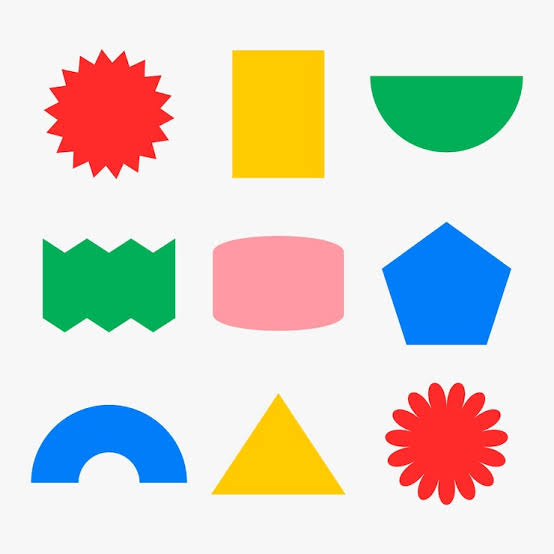
#> input picture Lab2/shapes.jpg, 554 x 554 px
$ python lab2.py   (older library calls are emulated)
#> lines starting #> are read from the running program, lines starting #| are printed output that depends on the picture; after the words box and inside, x2 and y2 are one past the last pixel; in counts of white or black regions, pixels touching at a corner belong together
import cv2
import numpy as np
import matplotlib.pyplot as plt


#PI 1. thay đổi độ sáng
#PI 2. Thay đổi độ tương phản
def lightAndContrast(img, light=0, contrast=1.0):
  # nếu để nguyên thì kiểu dữ liệu img sẽ là uint8 [0,255] và cộng vào vượt 256 sẽ tự động mod 256 và gán lại
  # vậy để co thể điều chỉnh mức độ ta cần chuyển về dãi rộng hơn
  imgLightAndContrast = contrast * img.astype(np.float32) + light

  # đưa các pixel < 0 về 0 và >255 về 255
  result = np.clip(imgLightAndContrast, 0, 255)

  return result.astype(np.uint8)


#PI 3. Biến đổi âm bản
def imgNegative(img):
  return 255 - img

#PI 4. Cắt ngưỡng
def imgBinary(img):
  imgBinary = img.copy()
  imgBinary[imgBinary < 128] = 0
  imgBinary[imgBinary >= 128] = 255
  return imgBinary

#PII 1. Lọc trung bình
def filterMean(img):
  return cv2.blur(img, (5,5))

#PII 2. Lọc Gaussian
def filterGaussian(img):
  return cv2.GaussianBlur(img, (5,5), 0)

#PII 3. Làm nét
def filterSharpen(img):
  kernel = np.array([
    [0,-1,0],
    [-1,5,-1],
    [0,-1,0]
  ], dtype = np.float32)
  return cv2.filter2D(img, -1, kernel)

#PIII 1. Phát hiện cạnh
def detectionEdge(img):
  # Lọc theo từng hướng
  imgSobelx = cv2.convertScaleAbs(cv2.Sobel(img, cv2.CV_64F, 1, 0, ksize=3))
  imgSobely = cv2.convertScaleAbs(cv2.Sobel(img, cv2.CV_64F, 0, 1, ksize=3))

  # gộp lại
  imgSobel = cv2.convertScaleAbs(cv2.addWeighted(np.abs(imgSobelx), 0.5, np.abs(imgSobely), 0.5, 0))

  kernelPrewittx = np.array([
    [-1,0,1],
    [-1,0,1],
    [-1,0,1]
  ])

  kernelPrewitty = np.array([
    [-1,-1,-1],
    [0,0,0],
    [1,1,1]
  ])
  # Lọc theo từng hường
  imgPrewittx = cv2.filter2D(img, cv2.CV_64F, kernelPrewittx)
  imgPrewitty = cv2.filter2D(img, cv2.CV_64F, kernelPrewitty)

  #gộp lại
  imgPrewitt = cv2.convertScaleAbs(cv2.addWeighted(np.abs(imgPrewittx), 0.5, np.abs(imgPrewitty), 0.5, 0))

  fig, axes = plt.subplots(nrows=1, ncols=2, figsize=(10, 10))

  axes[0].imshow(imgSobel, cmap='gray')
  axes[0].set_title("Phát hiện cạnh với Sobel")
  axes[0].axis("off")

  axes[1].imshow(imgPrewitt, cmap='gray')
  axes[1].set_title("Phát hiện cạnh với Prewitt")
  axes[1].axis("off")

  plt.show()

#PIII 2. tự thiết kế kernel
def designKernelAndFilter(img):
  kernel1 = np.array([
    [1,2,1],
    [2,4,2],
    [1,2,1]
  ], dtype = np.float32)/16

  kernel2 = np.array([
    [1,0,0,0,0],
    [0,1,0,0,0],
    [0,0,1,0,0],
    [0,0,0,1,0],
    [0,0,0,0,1]
  ], dtype = np.float32)/5

  kernel3 = np.array([
    [0,-1,0],
    [-1,5,-1],
    [0,-1,0]
  ], dtype = np.float32)

  kernel4 = np.array([
    [-1,-1,-1],
    [-1,9,-1],
    [-1,-1,-1]
  ], dtype = np.float32)

  fig, axes = plt.subplots(nrows=2, ncols=2, figsize=(10, 10))

  axes[0,0].imshow(cv2.filter2D(img, -1, kernel1), cmap='gray')
  axes[0,0].set_title("Làm mờ tự nhiên")
  axes[0,0].axis("off")

  axes[0,1].imshow(cv2.filter2D(img, -1, kernel2), cmap='gray')
  axes[0,1].set_title("làm mờ theo chuyển động chéo")
  axes[0,1].axis("off")

  axes[1,0].imshow(cv2.filter2D(img, -1, kernel3), cmap='gray')
  axes[1,0].set_title("Làm sắc nét hình tiêu chuẩn")
  axes[1,0].axis("off")

  axes[1,1].imshow(cv2.filter2D(img, -1, kernel4), cmap='gray')
  axes[1,1].set_title("Làm nét hình mạnh")
  axes[1,1].axis("off")

  plt.show()

#PIII 3. So sánh các bộ lọc
#PIII 4. Lọc với các vộ lọc phi tuyến tính
def compareFilter(img, numNoise):
  imgNoisy = img.copy()
  # Thêm ngẫu nhiên các điểm nhiễu trắng/đen
  for i in range(numNoise):
      yCoord = np.random.randint(0, img.shape[0])
      xCoord = np.random.randint(0, img.shape[1])
      imgNoisy[yCoord, xCoord] = 255 if np.random.rand() > 0.5 else 0

  # Thực thi 4 loại lọc trên cùng một ảnh có nhiễu
  mean = cv2.blur(imgNoisy, (5,5))
  gaussian = cv2.GaussianBlur(imgNoisy, (5,5), 0)
  median = cv2.medianBlur(imgNoisy, 5)
  bilateral = cv2.bilateralFilter(imgNoisy, 9, 75, 75)

  # Hiển thị so sánh
  fig, axes = plt.subplots(nrows=1, ncols=5, figsize=(10, 10))

  axes[0].imshow(imgNoisy, cmap='gray' )
  axes[0].set_title("1. Ảnh có nhiễu/biên")
  axes[0].axis("off")

  axes[1].imshow(mean, cmap='gray' )
  axes[1].set_title("2. Lọc trung bình")
  axes[1].axis("off")

  axes[2].imshow(gaussian, cmap='gray')
  axes[2].set_title("3. Lọc Gaussian")
  axes[2].axis("off")

  axes[3].imshow(median, cmap='gray')
  axes[3].set_title("4. Lọc Median")
  axes[3].axis("off")

  axes[4].imshow(bilateral, cmap='gray')
  axes[4].set_title("5. Lọc Bilateral")
  axes[4].axis("off")

  plt.show()

def main():
  # Đọc ảnh và chuyển không gian màu
  path = input("Nhập đường dẫn đến hình")
#> the answer given: shapes.jpg
  imgRGB = cv2.cvtColor(cv2.imread(path), cv2.COLOR_BGR2RGB)
  imgGray = cv2.cvtColor(imgRGB, cv2.COLOR_RGB2GRAY)

  # thực thi phần 1
  print("I Toán tử điểm ảnh\n")
  fig, axes = plt.subplots(nrows=3, ncols=2, figsize=(10, 10))

  axes[0,0].imshow(lightAndContrast(imgRGB, 50))
  axes[0,0].set_title("Tăng độ sáng")
  axes[0,0].axis("off")

  axes[0,1].imshow(lightAndContrast(imgRGB, -50))
#> call 2 of lightAndContrast, with light = -50, contrast = 1
#> in lightAndContrast (call 2), `result = np.clip(imgLightAndContrast, 0, 255)`:
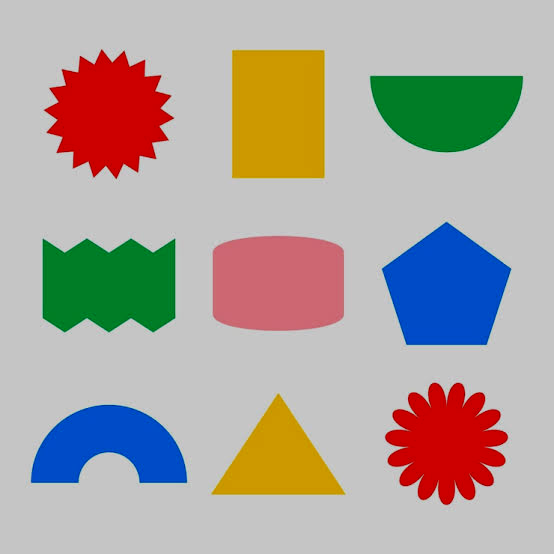
#> result: shape (554, 554, 3) float32; mean R, G, B 172.3, 165, 158.1
  axes[0,1].set_title("Giảm độ sáng")
  axes[0,1].axis("off")

  axes[1,0].imshow(lightAndContrast(imgRGB, 0, 1.5))
  axes[1,0].set_title("Tăng độ tương phản")
  axes[1,0].axis("off")

  axes[1,1].imshow(lightAndContrast(imgRGB, 0, 0.95))
  axes[1,1].set_title("Giảm độ tương phản")
  axes[1,1].axis("off")

  axes[2,0].imshow(imgNegative(imgGray), cmap='gray')
  axes[2,0].set_title("Ảnh âm bản")
  axes[2,0].axis("off")

  axes[2,1].imshow(imgBinary(imgGray), cmap='gray')
#> in imgBinary, `imgBinary[imgBinary < 128] = 0`:
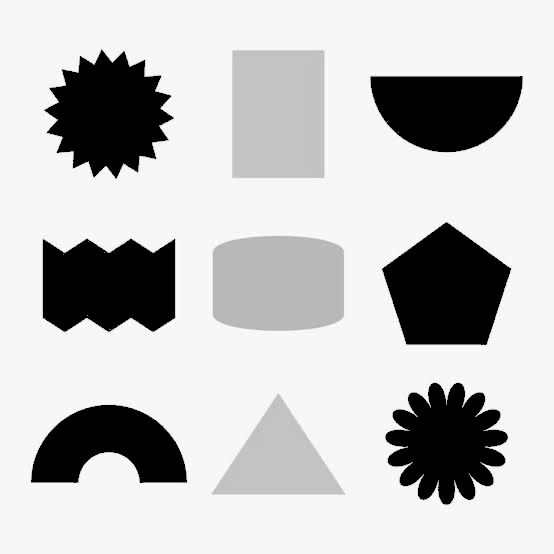
#> imgBinary: shape (554, 554); min 0, max 255, mean 194.3
#> in imgBinary, `imgBinary[imgBinary >= 128] = 255`:
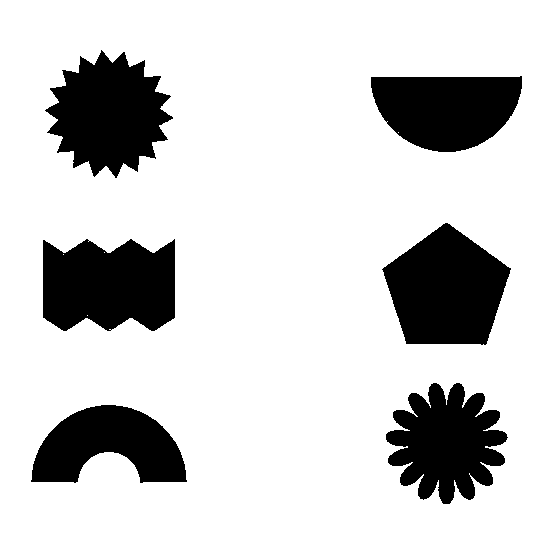
#> imgBinary: shape (554, 554); 81.2% white; 6 black regions, box (x1, y1, x2, y2) and area: (382, 223, 511, 345) 10827, (43, 239, 175, 331) 10341, (45, 50, 173, 178) 10337, (386, 383, 508, 504) 9460, (371, 76, 522, 152) 8900, (31, 405, 187, 483) 7898
  axes[2,1].set_title("Ảnh cắt ngưỡng")
  axes[2,1].axis("off")

  plt.show()

  # thực thi phần 2
  print("II Lọc tuyến tính\n")
  fig1, axes1 = plt.subplots(nrows=1, ncols=4, figsize=(10, 10))

  axes1[0].imshow(imgGray, cmap='gray')
  axes1[0].set_title("Ảnh gốc")
  axes1[0].axis("off")

  axes1[1].imshow(filterMean(imgGray), cmap='gray')
  axes1[1].set_title("Sau khi lọc trung bình")
  axes1[1].axis("off")

  axes1[2].imshow(filterGaussian(imgGray), cmap='gray')
  axes1[2].set_title("Sau khi lọc Gaussian")
  axes1[2].axis("off")

  axes1[3].imshow(filterSharpen(imgGray), cmap='gray')
  axes1[3].set_title("Sau khi làm nét")
  axes1[3].axis("off")

  plt.show()


  # thực thi phần 3
  print("III Bài tập nâng cao\n")
  detectionEdge(imgGray)
#> in detectionEdge, `imgSobel = cv2.convertScaleAbs(cv2.addWeighted(np.abs(imgSobelx), 0.5,..`:
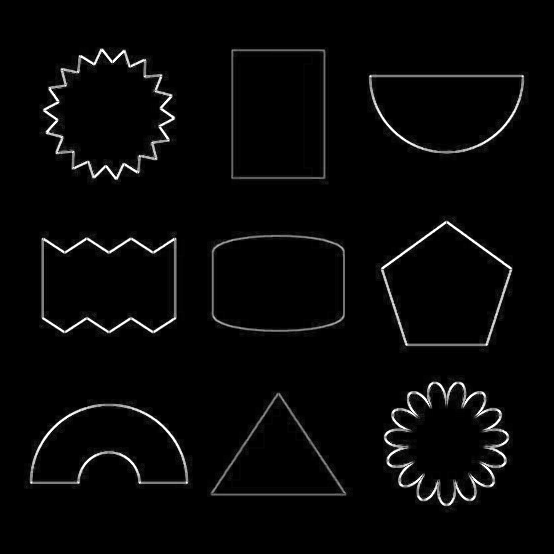
#> imgSobel: shape (554, 554); min 0, max 255, mean 7
#> in detectionEdge, `imgPrewitty = cv2.filter2D(img, cv2.CV_64F, kernelPrewitty)`:
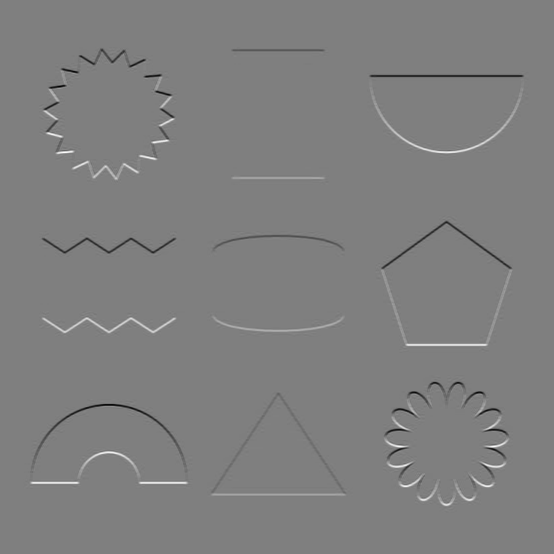
#> imgPrewitty: shape (554, 554) float64; min -540, max 544, mean 0; drawn with min black and max white
  designKernelAndFilter(imgGray)
#> in designKernelAndFilter, `plt.show()`:
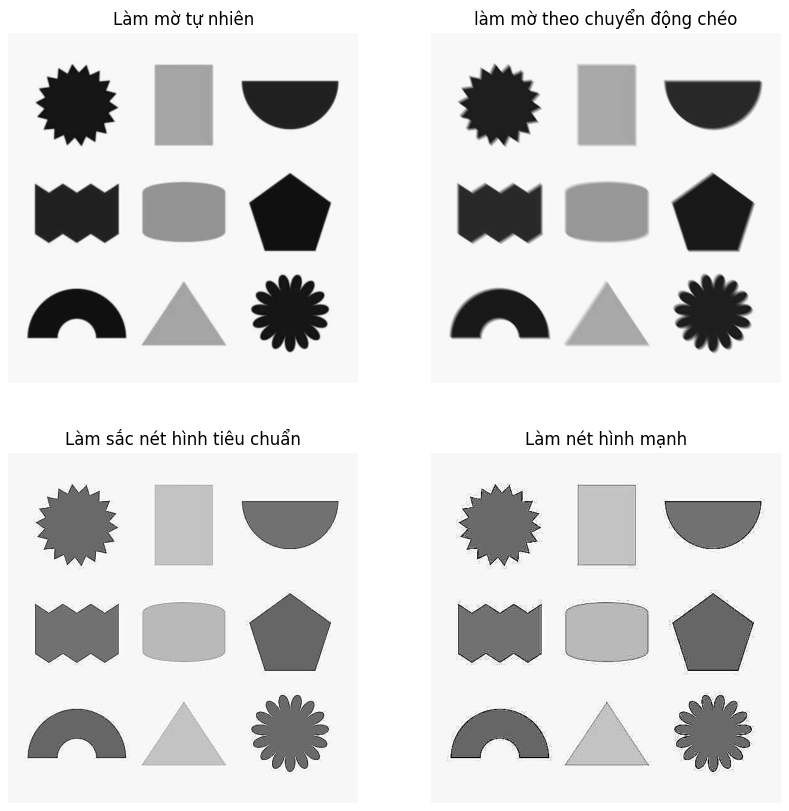
#> figure drawn by matplotlib, 4 panels
  numNoise = imgGray.size //100
#> numNoise = 3069
  compareFilter(imgGray, numNoise)
#> after the loop in compareFilter, `for i in range(numNoise):`:
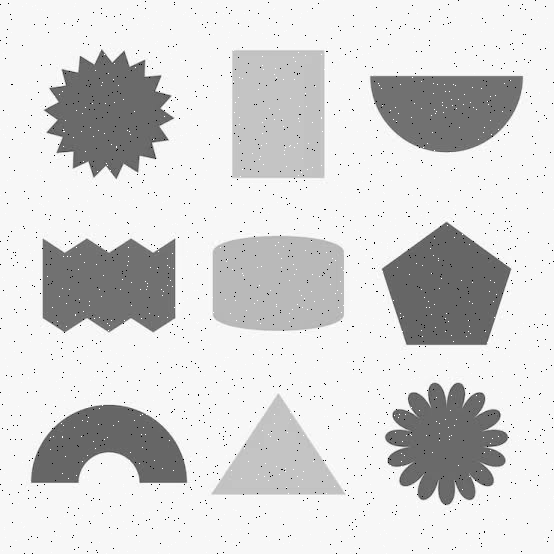
#> imgNoisy: shape (554, 554); min 0, max 255, mean 213.6


main()
